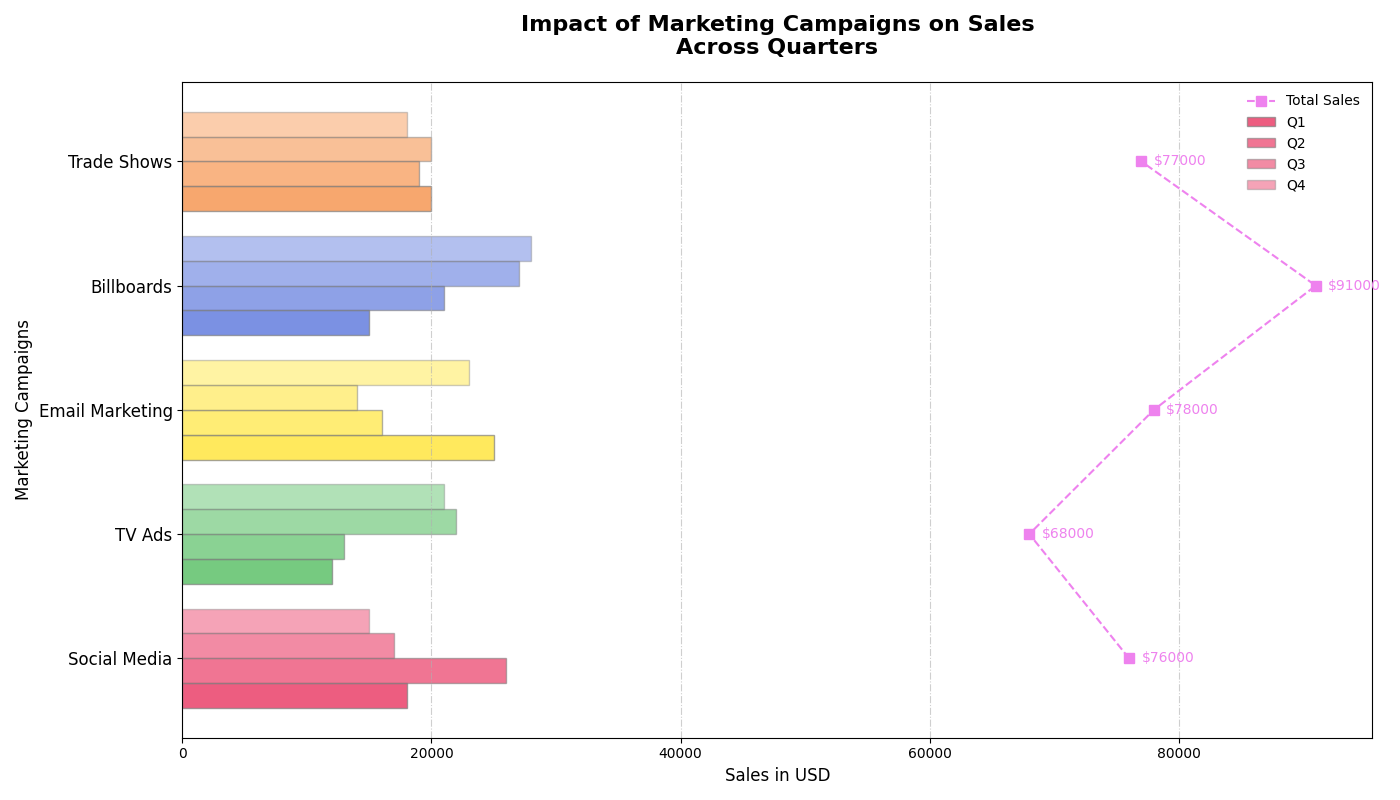

The script that drew this image:
import matplotlib.pyplot as plt
import numpy as np

campaigns = ['Social Media', 'TV Ads', 'Email Marketing', 'Billboards', 'Trade Shows']

# Original sales data are shuffled within arrays
Q1_sales = np.array([18000, 12000, 25000, 15000, 20000])  # Shuffled
Q2_sales = np.array([26000, 13000, 16000, 21000, 19000])  # Shuffled
Q3_sales = np.array([17000, 22000, 14000, 27000, 20000])  # Shuffled
Q4_sales = np.array([15000, 21000, 23000, 28000, 18000])  # Shuffled

total_sales = Q1_sales + Q2_sales + Q3_sales + Q4_sales
colors_campaigns = ['#e6194b', '#3cb44b', '#ffe119', '#4363d8', '#f58231']

fig, ax = plt.subplots(figsize=(14, 8))

bar_height = 0.2
positions = np.arange(len(campaigns))

ax.barh(positions - 1.5*bar_height, Q1_sales, height=bar_height, color=colors_campaigns, edgecolor='grey', label='Q1', alpha=0.7)
ax.barh(positions - 0.5*bar_height, Q2_sales, height=bar_height, color=colors_campaigns, edgecolor='grey', label='Q2', alpha=0.6)
ax.barh(positions + 0.5*bar_height, Q3_sales, height=bar_height, color=colors_campaigns, edgecolor='grey', label='Q3', alpha=0.5)
ax.barh(positions + 1.5*bar_height, Q4_sales, height=bar_height, color=colors_campaigns, edgecolor='grey', label='Q4', alpha=0.4)

ax.plot(total_sales, positions, color='violet', marker='s', linestyle='--', linewidth=1.5, markersize=7, label='Total Sales')

for i, total_val in enumerate(total_sales):
    ax.text(total_val + 1000, i, f'${int(total_val)}', ha='left', va='center', fontsize=10, color='violet')

ax.set_title("Impact of Marketing Campaigns on Sales\nAcross Quarters", fontsize=16, fontweight='bold', pad=20)
ax.set_xlabel("Sales in USD", fontsize=12)
ax.set_ylabel("Marketing Campaigns", fontsize=12)

ax.set_yticks(positions)
ax.set_yticklabels(campaigns, fontsize=12)

ax.xaxis.grid(True, linestyle='-.', alpha=0.6)

ax.legend(frameon=False, loc='best')

plt.tight_layout()
plt.show()
